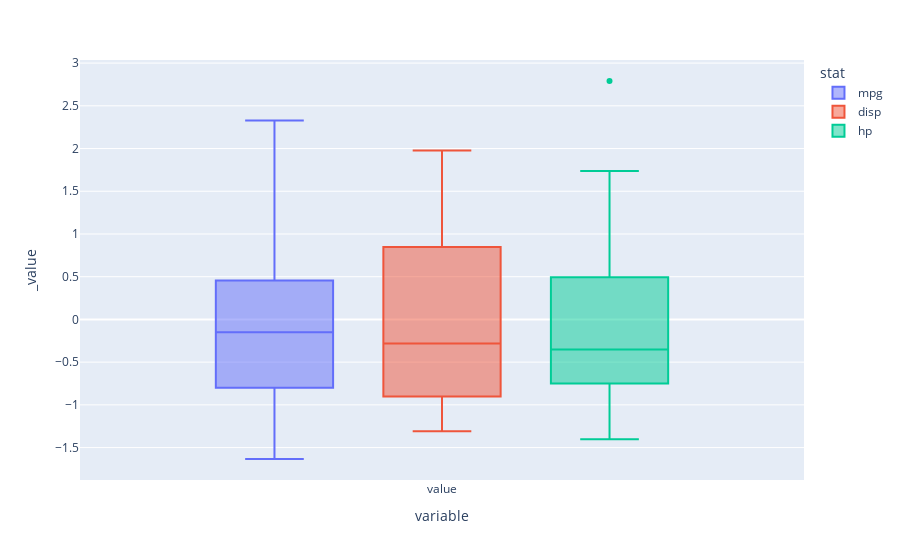

The notebook cell this image was saved under:
### Markdown cell above
### Boxplots

### Code cell
# Try with plotly express
import plotly.express as px

fig = px.box(cars_select.melt(var_name='stat'), color='stat')
fig.show()

### Figure 1 — Plotly figure (JSON) as saved in the notebook; plotly's stock layout.template omitted (floating-point values rounded to 4 significant figures)
{"data": [{"alignmentgroup": "True", "hovertemplate": "stat=mpg<br>variable=%{x}<br>_value=%{y}<extra></extra>", "legendgroup": "mpg", "marker": {"color": "#636efa"}, "name": "mpg", "notched": false, "offsetgroup": "mpg", "orientation": "v", "showlegend": true, "type": "box", "x": ["value", "value", "value", "value", "value", "value", "value", "value", "value", "value", "value", "value", "value", "value", "value", "value", "value", "value", "value", "value", "value", "value", "value", "value", "value", "value", "value", "value", "value", "value", "value", "value"], "x0": " ", "xaxis": "x", "y": [0.1533, 0.1533, 0.4567, 0.2207, -0.2344, -0.3356, -0.9762, 0.7265, 0.4567, -0.1501, -0.3861, -0.6222, -0.4704, -0.8244, -1.634, -1.634, -0.9087, 2.075, 1.738, 2.328, 0.2376, -0.7739, -0.8244, -1.145, -0.1501, 1.215, 0.9962, 1.738, -0.7233, -0.06585, -0.8582, 0.2207], "y0": " ", "yaxis": "y"}, {"alignmentgroup": "True", "hovertemplate": "stat=disp<br>variable=%{x}<br>_value=%{y}<extra></extra>", "legendgroup": "disp", "marker": {"color": "#EF553B"}, "name": "disp", "notched": false, "offsetgroup": "disp", "orientation": "v", "showlegend": true, "type": "box", "x": ["value", "value", "value", "value", "value", "value", "value", "value", "value", "value", "value", "value", "value", "value", "value", "value", "value", "value", "value", "value", "value", "value", "value", "value", "value", "value", "value", "value", "value", "value", "value", "value"], "x0": " ", "xaxis": "x", "y": [-0.5798, -0.5798, -1.006, 0.2236, 1.06, -0.04691, 1.06, -0.6888, -0.7371, -0.5174, -0.5174, 0.3695, 0.3695, 0.3695, 1.978, 1.88, 1.716, -1.246, -1.271, -1.309, -0.9068, 0.7155, 0.6007, 0.9778, 1.388, -1.244, -0.9052, -1.112, 0.986, -0.7027, 0.5761, -0.8995], "y0": " ", "yaxis": "y"}, {"alignmentgroup": "True", "hovertemplate": "stat=hp<br>variable=%{x}<br>_value=%{y}<extra></extra>", "legendgroup": "hp", "marker": {"color": "#00cc96"}, "name": "hp", "notched": false, "offsetgroup": "hp", "orientation": "v", "showlegend": true, "type": "box", "x": ["value", "value", "value", "value", "value", "value", "value", "value", "value", "value", "value", "value", "value", "value", "value", "value", "value", "value", "value", "value", "value", "value", "value", "value", "value", "value", "value", "value", "value", "value", "value", "value"], "x0": " ", "xaxis": "x", "y": [-0.5437, -0.5437, -0.7956, -0.5437, 0.4195, -0.6177, 1.457, -1.255, -0.7659, -0.351, -0.351, 0.4936, 0.4936, 0.4936, 0.8641, 1.012, 1.235, -1.196, -1.403, -1.21, -0.7363, 0.04909, 0.04909, 1.457, 0.4195, -1.196, -0.8252, -0.4992, 1.738, 0.4195, 2.791, -0.5585], "y0": " ", "yaxis": "y"}], "layout": {"boxmode": "group", "legend": {"title": {"text": "stat"}, "tracegroupgap": 0}, "margin": {"t": 60}, "xaxis": {"anchor": "y", "domain": [0, 1], "title": {"text": "variable"}}, "yaxis": {"anchor": "x", "domain": [0, 1], "title": {"text": "_value"}}}}
